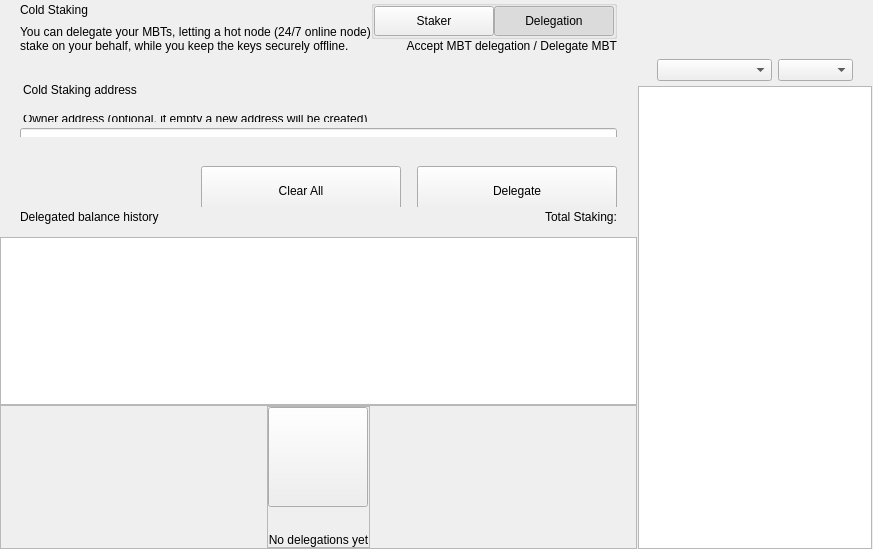
<?xml version="1.0" encoding="UTF-8"?>
<ui version="4.0">
 <class>ColdStakingWidget</class>
 <widget class="QWidget" name="ColdStakingWidget">
  <property name="geometry">
   <rect>
    <x>0</x>
    <y>0</y>
    <width>629</width>
    <height>549</height>
   </rect>
  </property>
  <property name="windowTitle">
   <string>Form</string>
  </property>
  <layout class="QHBoxLayout" name="horizontalLayout_1" stretch="2,1">
   <property name="spacing">
    <number>0</number>
   </property>
   <property name="leftMargin">
    <number>0</number>
   </property>
   <property name="topMargin">
    <number>0</number>
   </property>
   <property name="rightMargin">
    <number>0</number>
   </property>
   <property name="bottomMargin">
    <number>0</number>
   </property>
   <item>
    <widget class="QWidget" name="left" native="true">
     <layout class="QVBoxLayout" name="verticalLayout_3">
      <property name="leftMargin">
       <number>0</number>
      </property>
      <property name="topMargin">
       <number>0</number>
      </property>
      <property name="rightMargin">
       <number>0</number>
      </property>
      <property name="bottomMargin">
       <number>0</number>
      </property>
      <item>
       <layout class="QVBoxLayout" name="verticalLayout_2">
        <property name="spacing">
         <number>0</number>
        </property>
        <item>
         <layout class="QVBoxLayout" name="verticalLayoutTop">
          <property name="spacing">
           <number>0</number>
          </property>
          <property name="leftMargin">
           <number>0</number>
          </property>
          <property name="rightMargin">
           <number>0</number>
          </property>
          <item>
           <widget class="QWidget" name="containerTitle" native="true">
            <property name="sizePolicy">
             <sizepolicy hsizetype="Preferred" vsizetype="Minimum">
              <horstretch>0</horstretch>
              <verstretch>0</verstretch>
             </sizepolicy>
            </property>
            <property name="maximumSize">
             <size>
              <width>16777215</width>
              <height>100</height>
             </size>
            </property>
            <layout class="QHBoxLayout" name="containerTitleLayout">
             <property name="spacing">
              <number>0</number>
             </property>
             <property name="leftMargin">
              <number>20</number>
             </property>
             <property name="topMargin">
              <number>0</number>
             </property>
             <property name="rightMargin">
              <number>20</number>
             </property>
             <property name="bottomMargin">
              <number>0</number>
             </property>
             <item>
              <layout class="QVBoxLayout" name="verticalLayout11">
               <property name="spacing">
                <number>5</number>
               </property>
               <item>
                <widget class="QLabel" name="labelTitle">
                 <property name="text">
                  <string>Cold Staking</string>
                 </property>
                </widget>
               </item>
               <item>
                <widget class="QLabel" name="labelSubtitle1">
                 <property name="maximumSize">
                  <size>
                   <width>16777215</width>
                   <height>16777215</height>
                  </size>
                 </property>
                 <property name="text">
                  <string>You can delegate your MBTs, letting a hot node (24/7 online node)
stake on your behalf, while you keep the keys securely offline.</string>
                 </property>
                </widget>
               </item>
              </layout>
             </item>
             <item>
              <spacer name="horizontalSpacer">
               <property name="orientation">
                <enum>Qt::Horizontal</enum>
               </property>
               <property name="sizeHint" stdset="0">
                <size>
                 <width>40</width>
                 <height>20</height>
                </size>
               </property>
              </spacer>
             </item>
             <item>
              <widget class="QWidget" name="containerViewPrivacyChecks" native="true">
               <layout class="QVBoxLayout" name="containerPrivacyChecks">
                <property name="spacing">
                 <number>0</number>
                </property>
                <property name="leftMargin">
                 <number>0</number>
                </property>
                <property name="topMargin">
                 <number>0</number>
                </property>
                <property name="rightMargin">
                 <number>0</number>
                </property>
                <property name="bottomMargin">
                 <number>0</number>
                </property>
                <item alignment="Qt::AlignHCenter|Qt::AlignVCenter">
                 <widget class="QGroupBox" name="groupBox">
                  <property name="title">
                   <string/>
                  </property>
                  <layout class="QHBoxLayout" name="horizontalLayout_2_1">
                   <property name="spacing">
                    <number>0</number>
                   </property>
                   <property name="leftMargin">
                    <number>0</number>
                   </property>
                   <property name="topMargin">
                    <number>0</number>
                   </property>
                   <property name="rightMargin">
                    <number>0</number>
                   </property>
                   <property name="bottomMargin">
                    <number>0</number>
                   </property>
                   <item>
                    <widget class="QPushButton" name="pushLeft">
                     <property name="minimumSize">
                      <size>
                       <width>120</width>
                       <height>30</height>
                      </size>
                     </property>
                     <property name="maximumSize">
                      <size>
                       <width>120</width>
                       <height>30</height>
                      </size>
                     </property>
                     <property name="focusPolicy">
                      <enum>Qt::NoFocus</enum>
                     </property>
                     <property name="text">
                      <string>Staker</string>
                     </property>
                     <property name="checkable">
                      <bool>true</bool>
                     </property>
                     <property name="autoExclusive">
                      <bool>true</bool>
                     </property>
                    </widget>
                   </item>
                   <item>
                    <widget class="QPushButton" name="pushRight">
                     <property name="minimumSize">
                      <size>
                       <width>120</width>
                       <height>30</height>
                      </size>
                     </property>
                     <property name="maximumSize">
                      <size>
                       <width>120</width>
                       <height>30</height>
                      </size>
                     </property>
                     <property name="focusPolicy">
                      <enum>Qt::NoFocus</enum>
                     </property>
                     <property name="text">
                      <string>Delegation</string>
                     </property>
                     <property name="checkable">
                      <bool>true</bool>
                     </property>
                     <property name="checked">
                      <bool>true</bool>
                     </property>
                     <property name="autoExclusive">
                      <bool>true</bool>
                     </property>
                    </widget>
                   </item>
                  </layout>
                 </widget>
                </item>
                <item alignment="Qt::AlignTop">
                 <widget class="QLabel" name="labelSubtitle2">
                  <property name="text">
                   <string>Accept MBT delegation / Delegate MBT</string>
                  </property>
                  <property name="alignment">
                   <set>Qt::AlignRight|Qt::AlignTrailing|Qt::AlignVCenter</set>
                  </property>
                 </widget>
                </item>
               </layout>
              </widget>
             </item>
            </layout>
           </widget>
          </item>
          <item>
           <spacer name="verticalSpacer_2">
            <property name="orientation">
             <enum>Qt::Vertical</enum>
            </property>
            <property name="sizeType">
             <enum>QSizePolicy::Fixed</enum>
            </property>
            <property name="sizeHint" stdset="0">
             <size>
              <width>20</width>
              <height>30</height>
             </size>
            </property>
           </spacer>
          </item>
          <item>
           <widget class="QWidget" name="containerSend" native="true">
            <property name="minimumSize">
             <size>
              <width>0</width>
              <height>50</height>
             </size>
            </property>
            <layout class="QVBoxLayout" name="containerSendRow">
             <property name="spacing">
              <number>6</number>
             </property>
             <property name="leftMargin">
              <number>0</number>
             </property>
             <property name="topMargin">
              <number>0</number>
             </property>
             <property name="rightMargin">
              <number>0</number>
             </property>
             <property name="bottomMargin">
              <number>0</number>
             </property>
             <item>
              <widget class="QLabel" name="labelEditTitle">
               <property name="maximumSize">
                <size>
                 <width>16777215</width>
                 <height>30</height>
                </size>
               </property>
               <property name="styleSheet">
                <string notr="true">padding-left:20px; padding-bottom:3px;</string>
               </property>
               <property name="text">
                <string>Cold Staking address</string>
               </property>
              </widget>
             </item>
             <item>
              <spacer name="verticalSpacer_6">
               <property name="orientation">
                <enum>Qt::Vertical</enum>
               </property>
               <property name="sizeType">
                <enum>QSizePolicy::Fixed</enum>
               </property>
               <property name="sizeHint" stdset="0">
                <size>
                 <width>20</width>
                 <height>9</height>
                </size>
               </property>
              </spacer>
             </item>
             <item>
              <widget class="QWidget" name="containerOwner" native="true">
               <layout class="QVBoxLayout" name="vContainerOwner">
                <property name="spacing">
                 <number>4</number>
                </property>
                <property name="leftMargin">
                 <number>20</number>
                </property>
                <property name="topMargin">
                 <number>0</number>
                </property>
                <property name="rightMargin">
                 <number>20</number>
                </property>
                <property name="bottomMargin">
                 <number>0</number>
                </property>
                <item>
                 <widget class="QLabel" name="labelSubtitleDescription">
                  <property name="maximumSize">
                   <size>
                    <width>16777215</width>
                    <height>20</height>
                   </size>
                  </property>
                  <property name="styleSheet">
                   <string notr="true">margin-bottom:2px;
                   margin-left:0.05px;
                   padding:0px;</string>
                  </property>
                  <property name="text">
                   <string>Owner address (optional, if empty a new address will be created)</string>
                  </property>
                 </widget>
                </item>
                <item>
                 <widget class="QLineEdit" name="lineEditOwnerAddress">
                  <property name="minimumSize">
                   <size>
                    <width>0</width>
                    <height>50</height>
                   </size>
                  </property>
                  <property name="maximumSize">
                   <size>
                    <width>16777215</width>
                    <height>50</height>
                   </size>
                  </property>
                  <property name="styleSheet">
                   <string notr="true"/>
                  </property>
                  <property name="placeholderText">
                   <string>Enter owner address</string>
                  </property>
                 </widget>
                </item>
               </layout>
              </widget>
             </item>
            </layout>
           </widget>
          </item>
         </layout>
        </item>
        <item>
         <spacer name="verticalSpacer_3">
          <property name="orientation">
           <enum>Qt::Vertical</enum>
          </property>
          <property name="sizeType">
           <enum>QSizePolicy::Minimum</enum>
          </property>
          <property name="sizeHint" stdset="0">
           <size>
            <width>20</width>
            <height>20</height>
           </size>
          </property>
         </spacer>
        </item>
        <item>
         <widget class="QWidget" name="containerBtn" native="true">
          <property name="minimumSize">
           <size>
            <width>0</width>
            <height>50</height>
           </size>
          </property>
          <layout class="QHBoxLayout" name="horizontalLayout">
           <property name="rightMargin">
            <number>20</number>
           </property>
           <item>
            <spacer name="horizontalSpacer_2">
             <property name="orientation">
              <enum>Qt::Horizontal</enum>
             </property>
             <property name="sizeHint" stdset="0">
              <size>
               <width>200</width>
               <height>20</height>
              </size>
             </property>
            </spacer>
           </item>
           <item>
            <layout class="QHBoxLayout" name="horizontalLayout_7">
             <item>
              <spacer name="horizontalSpacer_3">
               <property name="orientation">
                <enum>Qt::Horizontal</enum>
               </property>
               <property name="sizeType">
                <enum>QSizePolicy::Expanding</enum>
               </property>
               <property name="sizeHint" stdset="0">
                <size>
                 <width>40</width>
                 <height>20</height>
                </size>
               </property>
              </spacer>
             </item>
             <item>
              <widget class="QPushButton" name="pushButtonClear">
               <property name="minimumSize">
                <size>
                 <width>200</width>
                 <height>50</height>
                </size>
               </property>
               <property name="focusPolicy">
                <enum>Qt::NoFocus</enum>
               </property>
               <property name="text">
                <string>Clear All</string>
               </property>
              </widget>
             </item>
             <item>
              <spacer name="horizontalSpacer_4">
               <property name="orientation">
                <enum>Qt::Horizontal</enum>
               </property>
               <property name="sizeType">
                <enum>QSizePolicy::Fixed</enum>
               </property>
               <property name="sizeHint" stdset="0">
                <size>
                 <width>10</width>
                 <height>20</height>
                </size>
               </property>
              </spacer>
             </item>
             <item>
              <widget class="QPushButton" name="pushButtonSend">
               <property name="minimumSize">
                <size>
                 <width>200</width>
                 <height>50</height>
                </size>
               </property>
               <property name="maximumSize">
                <size>
                 <width>200</width>
                 <height>50</height>
                </size>
               </property>
               <property name="focusPolicy">
                <enum>Qt::NoFocus</enum>
               </property>
               <property name="text">
                <string>Delegate</string>
               </property>
              </widget>
             </item>
            </layout>
           </item>
          </layout>
         </widget>
        </item>
        <item>
         <widget class="QWidget" name="containerHistoryLabel" native="true">
          <layout class="QHBoxLayout" name="horizontalLayout_4">
           <property name="spacing">
            <number>0</number>
           </property>
           <property name="leftMargin">
            <number>20</number>
           </property>
           <property name="topMargin">
            <number>0</number>
           </property>
           <property name="rightMargin">
            <number>20</number>
           </property>
           <property name="bottomMargin">
            <number>0</number>
           </property>
           <item>
            <widget class="QWidget" name="verticalWidget" native="true">
             <property name="minimumSize">
              <size>
               <width>100</width>
               <height>0</height>
              </size>
             </property>
             <layout class="QVBoxLayout" name="verticalLayout_58">
              <property name="leftMargin">
               <number>0</number>
              </property>
              <property name="topMargin">
               <number>0</number>
              </property>
              <property name="rightMargin">
               <number>0</number>
              </property>
              <property name="bottomMargin">
               <number>0</number>
              </property>
              <item>
               <widget class="QLabel" name="labelListHistory">
                <property name="text">
                 <string>Delegated balance history</string>
                </property>
               </widget>
              </item>
             </layout>
            </widget>
           </item>
           <item>
            <spacer name="horizontalSpacer_5">
             <property name="orientation">
              <enum>Qt::Horizontal</enum>
             </property>
             <property name="sizeHint" stdset="0">
              <size>
               <width>40</width>
               <height>20</height>
              </size>
             </property>
            </spacer>
           </item>
           <item>
            <widget class="QLabel" name="labelStakingTotal">
             <property name="text">
              <string>Total Staking:</string>
             </property>
            </widget>
           </item>
          </layout>
         </widget>
        </item>
        <item>
         <layout class="QVBoxLayout" name="verticalLayout_64">
          <property name="spacing">
           <number>0</number>
          </property>
          <item>
           <spacer name="verticalSpacer_44">
            <property name="orientation">
             <enum>Qt::Vertical</enum>
            </property>
            <property name="sizeType">
             <enum>QSizePolicy::Fixed</enum>
            </property>
            <property name="sizeHint" stdset="0">
             <size>
              <width>20</width>
              <height>10</height>
             </size>
            </property>
           </spacer>
          </item>
          <item>
           <widget class="QListView" name="listView">
            <property name="enabled">
             <bool>true</bool>
            </property>
            <property name="mouseTracking">
             <bool>true</bool>
            </property>
           </widget>
          </item>
          <item>
           <widget class="QFrame" name="emptyContainer">
            <property name="minimumSize">
             <size>
              <width>0</width>
              <height>100</height>
             </size>
            </property>
            <property name="frameShape">
             <enum>QFrame::StyledPanel</enum>
            </property>
            <property name="frameShadow">
             <enum>QFrame::Raised</enum>
            </property>
            <layout class="QVBoxLayout" name="verticalLayout_71" stretch="1,8">
             <property name="spacing">
              <number>0</number>
             </property>
             <property name="leftMargin">
              <number>0</number>
             </property>
             <property name="topMargin">
              <number>0</number>
             </property>
             <property name="rightMargin">
              <number>0</number>
             </property>
             <property name="bottomMargin">
              <number>0</number>
             </property>
             <item>
              <spacer name="verticalSpacer">
               <property name="orientation">
                <enum>Qt::Vertical</enum>
               </property>
               <property name="sizeHint" stdset="0">
                <size>
                 <width>20</width>
                 <height>20</height>
                </size>
               </property>
              </spacer>
             </item>
             <item alignment="Qt::AlignHCenter|Qt::AlignVCenter">
              <widget class="QFrame" name="emptyScreen">
               <property name="sizePolicy">
                <sizepolicy hsizetype="Expanding" vsizetype="Expanding">
                 <horstretch>0</horstretch>
                 <verstretch>0</verstretch>
                </sizepolicy>
               </property>
               <property name="frameShape">
                <enum>QFrame::StyledPanel</enum>
               </property>
               <property name="frameShadow">
                <enum>QFrame::Raised</enum>
               </property>
               <layout class="QVBoxLayout" name="verticalLayout">
                <property name="spacing">
                 <number>30</number>
                </property>
                <property name="leftMargin">
                 <number>0</number>
                </property>
                <property name="topMargin">
                 <number>0</number>
                </property>
                <property name="rightMargin">
                 <number>0</number>
                </property>
                <property name="bottomMargin">
                 <number>0</number>
                </property>
                <item alignment="Qt::AlignHCenter|Qt::AlignVCenter">
                 <widget class="QPushButton" name="pushImgEmpty">
                  <property name="minimumSize">
                   <size>
                    <width>100</width>
                    <height>100</height>
                   </size>
                  </property>
                  <property name="maximumSize">
                   <size>
                    <width>100</width>
                    <height>100</height>
                   </size>
                  </property>
                  <property name="focusPolicy">
                   <enum>Qt::NoFocus</enum>
                  </property>
                  <property name="text">
                   <string/>
                  </property>
                  <property name="iconSize">
                   <size>
                    <width>100</width>
                    <height>100</height>
                   </size>
                  </property>
                 </widget>
                </item>
                <item alignment="Qt::AlignHCenter|Qt::AlignVCenter">
                 <widget class="QLabel" name="labelEmpty">
                  <property name="styleSheet">
                   <string notr="true"/>
                  </property>
                  <property name="text">
                   <string>No delegations yet</string>
                  </property>
                  <property name="alignment">
                   <set>Qt::AlignCenter</set>
                  </property>
                 </widget>
                </item>
               </layout>
              </widget>
             </item>
            </layout>
           </widget>
          </item>
         </layout>
        </item>
       </layout>
      </item>
     </layout>
    </widget>
   </item>
   <item>
    <widget class="QWidget" name="right" native="true">
     <layout class="QVBoxLayout" name="rightContainer">
      <property name="spacing">
       <number>0</number>
      </property>
      <property name="leftMargin">
       <number>1</number>
      </property>
      <property name="topMargin">
       <number>0</number>
      </property>
      <property name="rightMargin">
       <number>1</number>
      </property>
      <property name="bottomMargin">
       <number>0</number>
      </property>
      <item>
       <widget class="QWidget" name="containerRightButtons" native="true">
        <property name="minimumSize">
         <size>
          <width>0</width>
          <height>50</height>
         </size>
        </property>
        <layout class="QVBoxLayout" name="verticalLayout_4">
         <property name="leftMargin">
          <number>19</number>
         </property>
         <property name="topMargin">
          <number>0</number>
         </property>
         <property name="rightMargin">
          <number>19</number>
         </property>
         <property name="bottomMargin">
          <number>0</number>
         </property>
         <item>
          <widget class="OptionButton" name="btnCoinControl" native="true">
           <property name="minimumSize">
            <size>
             <width>0</width>
             <height>0</height>
            </size>
           </property>
          </widget>
         </item>
         <item>
          <widget class="OptionButton" name="btnColdStaking" native="true"/>
         </item>
         <item>
          <widget class="OptionButton" name="btnMyStakingAddresses" native="true">
           <property name="sizePolicy">
            <sizepolicy hsizetype="Preferred" vsizetype="Minimum">
             <horstretch>0</horstretch>
             <verstretch>0</verstretch>
            </sizepolicy>
           </property>
          </widget>
         </item>
        </layout>
       </widget>
      </item>
      <item>
       <widget class="QWidget" name="sortWidget" native="true">
        <layout class="QHBoxLayout" name="horizontalLayout_6">
         <property name="leftMargin">
          <number>19</number>
         </property>
         <property name="rightMargin">
          <number>19</number>
         </property>
         <property name="bottomMargin">
          <number>5</number>
         </property>
         <item>
          <spacer name="horizontalSpacer_6">
           <property name="orientation">
            <enum>Qt::Horizontal</enum>
           </property>
           <property name="sizeHint" stdset="0">
            <size>
             <width>40</width>
             <height>20</height>
            </size>
           </property>
          </spacer>
         </item>
         <item>
          <widget class="QComboBox" name="comboBoxSort">
           <property name="sizePolicy">
            <sizepolicy hsizetype="Preferred" vsizetype="Fixed">
             <horstretch>0</horstretch>
             <verstretch>0</verstretch>
            </sizepolicy>
           </property>
           <property name="minimumSize">
            <size>
             <width>115</width>
             <height>0</height>
            </size>
           </property>
          </widget>
         </item>
         <item>
          <widget class="QComboBox" name="comboBoxSortOrder">
           <property name="sizePolicy">
            <sizepolicy hsizetype="Preferred" vsizetype="Fixed">
             <horstretch>0</horstretch>
             <verstretch>0</verstretch>
            </sizepolicy>
           </property>
           <property name="minimumSize">
            <size>
             <width>75</width>
             <height>0</height>
            </size>
           </property>
          </widget>
         </item>
        </layout>
       </widget>
      </item>
      <item>
       <widget class="QListView" name="listViewStakingAddress">
        <property name="enabled">
         <bool>true</bool>
        </property>
        <property name="mouseTracking">
         <bool>true</bool>
        </property>
       </widget>
      </item>
     </layout>
    </widget>
   </item>
  </layout>
 </widget>
 <customwidgets>
  <customwidget>
   <class>OptionButton</class>
   <extends>QWidget</extends>
   <header>qt/pivx/optionbutton.h</header>
   <container>1</container>
  </customwidget>
 </customwidgets>
 <resources/>
 <connections/>
</ui>
